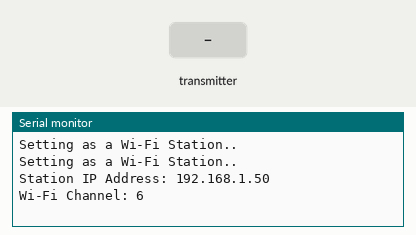
This sketch was run on a simulated ESP32. On the bench: the last lines printed to the serial monitor. Inputs (shaded band) come from the test bench. WiFi joins after 1.5 s; servers stay silent unless stated.

Above: at 3.2 s.
3.3 s: the transmitter starts sending ping = 0
At 3.61 s:
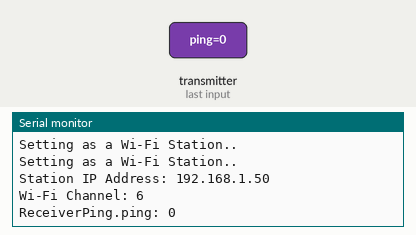
5.3 s: the transmitter starts sending ping = 1
At 5.61 s:
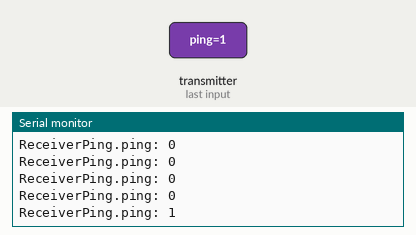

Measured:
- after the input at 3.3 s, the serial monitor: prints a new line at once (image 1)
- after the input at 5.3 s, the serial monitor: prints a new line at once (image 2)

The sketch:

ESP32ReceiverSketch.ino
```cpp
// (licence header left out)
#include <esp_now.h>
#include <WiFi.h>
const char* ssid = "509_2.4 GHz";
const char* password = "ducvuong";
// Structure example to receive data
// Must match the sender structure
typedef struct struct_message {
  bool ping;
} struct_message;

// Create a struct_message called myData
struct_message ReceiverPing;


// callback function that will be executed when data is received
void OnDataRecv(const uint8_t * mac, const uint8_t *incomingData, int len) {
  memcpy(&ReceiverPing, incomingData, sizeof(ReceiverPing));
  Serial.println("ReceiverPing.ping: " + (String)ReceiverPing.ping);
}
int32_t getWiFiChannel(const char *ssid) {
  if (int32_t n = WiFi.scanNetworks()) {
    for (uint8_t i = 0; i < n; i++) {
      if (!strcmp(ssid, WiFi.SSID(i).c_str())) {
        return WiFi.channel(i);
      }
    }
  }
  return 0;
}
void setup() {
  // Initialize Serial Monitor
  Serial.begin(115200);

  WiFi.mode(WIFI_AP_STA);
  // Init ESP-NOW

  //
  // Set device as a Wi-Fi Station
  WiFi.begin(ssid, password);
  while (WiFi.status() != WL_CONNECTED) {
    delay(1000);
    Serial.println("Setting as a Wi-Fi Station..");
  }
  Serial.print("Station IP Address: ");
  Serial.println(WiFi.localIP());
  Serial.print("Wi-Fi Channel: ");
  Serial.println(WiFi.channel());
  WiFi.setSleep(WIFI_PS_NONE);
  if (esp_now_init() != ESP_OK) {
    Serial.println("Error initializing ESP-NOW");
    return;
  }

  // Once ESPNow is successfully Init, we will register for recv CB to
  // get recv packer info
  esp_now_register_recv_cb(OnDataRecv);


}

void loop() {

}
```
